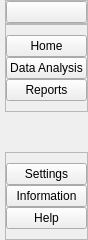
     <widget class="QCustomSlideMenu" name="LeftMenuContainer" native="true">
      <property name="maximumSize">
       <size>
        <width>45</width>
        <height>16777215</height>
       </size>
      </property>
      <layout class="QVBoxLayout" name="verticalLayout">
       <property name="spacing">
        <number>0</number>
       </property>
       <property name="leftMargin">
        <number>0</number>
       </property>
       <property name="topMargin">
        <number>0</number>
       </property>
       <property name="rightMargin">
        <number>0</number>
       </property>
       <property name="bottomMargin">
        <number>0</number>
       </property>
       <item alignment="Qt::AlignLeft">
        <widget class="QWidget" name="LeftMenuSubContainer" native="true">
         <layout class="QVBoxLayout" name="verticalLayout_2">
          <property name="spacing">
           <number>0</number>
          </property>
          <property name="leftMargin">
           <number>5</number>
          </property>
          <property name="topMargin">
           <number>0</number>
          </property>
          <property name="rightMargin">
           <number>0</number>
          </property>
          <property name="bottomMargin">
           <number>0</number>
          </property>
          <item alignment="Qt::AlignTop">
           <widget class="QFrame" name="frame">
            <property name="frameShape">
             <enum>QFrame::StyledPanel</enum>
            </property>
            <property name="frameShadow">
             <enum>QFrame::Raised</enum>
            </property>
            <layout class="QHBoxLayout" name="horizontalLayout_2">
             <property name="spacing">
              <number>0</number>
             </property>
             <property name="leftMargin">
              <number>0</number>
             </property>
             <property name="topMargin">
              <number>0</number>
             </property>
             <property name="rightMargin">
              <number>0</number>
             </property>
             <property name="bottomMargin">
              <number>0</number>
             </property>
             <item>
              <widget class="QPushButton" name="MenuBar">
               <property name="toolTip">
                <string>Menu Bar</string>
               </property>
               <property name="styleSheet">
                <string notr="true"/>
               </property>
               <property name="text">
                <string/>
               </property>
               <property name="icon">
                <iconset resource="resources.qrc">
                 <normaloff>:/Icons/Icons/align-justify.svg</normaloff>:/Icons/Icons/align-justify.svg</iconset>
               </property>
               <property name="iconSize">
                <size>
                 <width>24</width>
                 <height>24</height>
                </size>
               </property>
              </widget>
             </item>
            </layout>
           </widget>
          </item>
          <item alignment="Qt::AlignTop">
           <widget class="QFrame" name="frame_2">
            <property name="sizePolicy">
             <sizepolicy hsizetype="Preferred" vsizetype="Preferred">
              <horstretch>0</horstretch>
              <verstretch>0</verstretch>
             </sizepolicy>
            </property>
            <property name="frameShape">
             <enum>QFrame::StyledPanel</enum>
            </property>
            <property name="frameShadow">
             <enum>QFrame::Raised</enum>
            </property>
            <layout class="QVBoxLayout" name="verticalLayout_3">
             <property name="spacing">
              <number>0</number>
             </property>
             <property name="leftMargin">
              <number>0</number>
             </property>
             <property name="topMargin">
              <number>10</number>
             </property>
             <property name="rightMargin">
              <number>0</number>
             </property>
             <property name="bottomMargin">
              <number>10</number>
             </property>
             <item>
              <widget class="QPushButton" name="Home">
               <property name="toolTip">
                <string>Home</string>
               </property>
               <property name="text">
                <string>Home</string>
               </property>
               <property name="icon">
                <iconset resource="resources.qrc">
                 <normaloff>:/Icons/Icons/home.svg</normaloff>:/Icons/Icons/home.svg</iconset>
               </property>
               <property name="iconSize">
                <size>
                 <width>24</width>
                 <height>24</height>
                </size>
               </property>
              </widget>
             </item>
             <item>
              <widget class="QPushButton" name="DataAnalysis">
               <property name="toolTip">
                <string>Data Analysis</string>
               </property>
               <property name="text">
                <string>Data Analysis</string>
               </property>
               <property name="icon">
                <iconset resource="resources.qrc">
                 <normaloff>:/Icons/Icons/list.svg</normaloff>:/Icons/Icons/list.svg</iconset>
               </property>
               <property name="iconSize">
                <size>
                 <width>24</width>
                 <height>24</height>
                </size>
               </property>
              </widget>
             </item>
             <item>
              <widget class="QPushButton" name="Reports">
               <property name="toolTip">
                <string>Reports</string>
               </property>
               <property name="text">
                <string>Reports</string>
               </property>
               <property name="icon">
                <iconset resource="resources.qrc">
                 <normaloff>:/Icons/Icons/printer.svg</normaloff>:/Icons/Icons/printer.svg</iconset>
               </property>
               <property name="iconSize">
                <size>
                 <width>24</width>
                 <height>24</height>
                </size>
               </property>
              </widget>
             </item>
            </layout>
           </widget>
          </item>
          <item>
           <spacer name="verticalSpacer">
            <property name="orientation">
             <enum>Qt::Vertical</enum>
            </property>
            <property name="sizeHint" stdset="0">
             <size>
              <width>20</width>
              <height>40</height>
             </size>
            </property>
           </spacer>
          </item>
          <item alignment="Qt::AlignBottom">
           <widget class="QFrame" name="frame_3">
            <property name="frameShape">
             <enum>QFrame::StyledPanel</enum>
            </property>
            <property name="frameShadow">
             <enum>QFrame::Raised</enum>
            </property>
            <layout class="QVBoxLayout" name="verticalLayout_4">
             <property name="spacing">
              <number>0</number>
             </property>
             <property name="leftMargin">
              <number>0</number>
             </property>
             <property name="topMargin">
              <number>10</number>
             </property>
             <property name="rightMargin">
              <number>0</number>
             </property>
             <property name="bottomMargin">
              <number>10</number>
             </property>
             <item>
              <widget class="QPushButton" name="Settings">
               <property name="toolTip">
                <string>Settings</string>
               </property>
               <property name="text">
                <string>Settings</string>
               </property>
               <property name="icon">
                <iconset resource="resources.qrc">
                 <normaloff>:/Icons/Icons/settings.svg</normaloff>:/Icons/Icons/settings.svg</iconset>
               </property>
               <property name="iconSize">
                <size>
                 <width>24</width>
                 <height>24</height>
                </size>
               </property>
              </widget>
             </item>
             <item>
              <widget class="QPushButton" name="Information">
               <property name="toolTip">
                <string>Information about the app</string>
               </property>
               <property name="text">
                <string>Information</string>
               </property>
               <property name="icon">
                <iconset resource="resources.qrc">
                 <normaloff>:/Icons/Icons/info.svg</normaloff>:/Icons/Icons/info.svg</iconset>
               </property>
               <property name="iconSize">
                <size>
                 <width>24</width>
                 <height>24</height>
                </size>
               </property>
              </widget>
             </item>
             <item>
              <widget class="QPushButton" name="Help">
               <property name="toolTip">
                <string>Help</string>
               </property>
               <property name="text">
                <string>Help</string>
               </property>
               <property name="icon">
                <iconset resource="resources.qrc">
                 <normaloff>:/Icons/Icons/help-circle.svg</normaloff>:/Icons/Icons/help-circle.svg</iconset>
               </property>
               <property name="iconSize">
                <size>
                 <width>24</width>
                 <height>24</height>
                </size>
               </property>
              </widget>
             </item>
            </layout>
           </widget>
          </item>
         </layout>
        </widget>
       </item>
      </layout>
     </widget>
